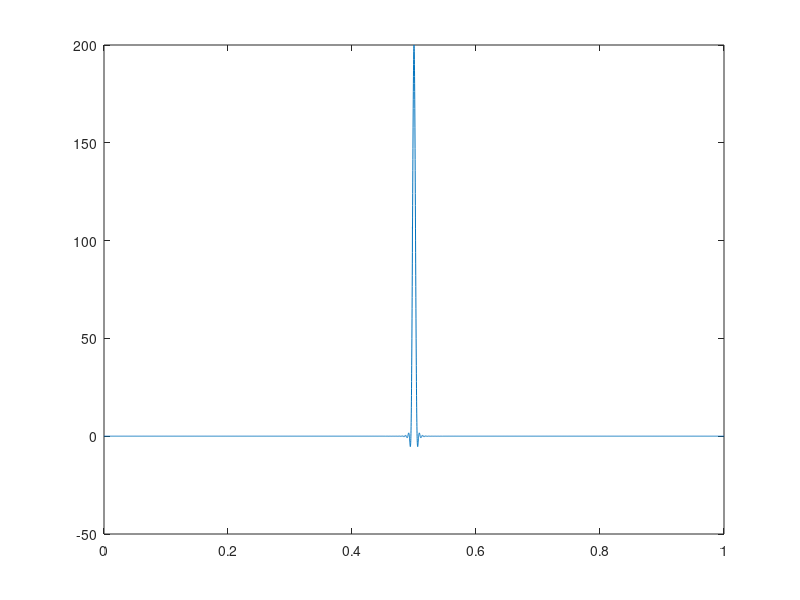
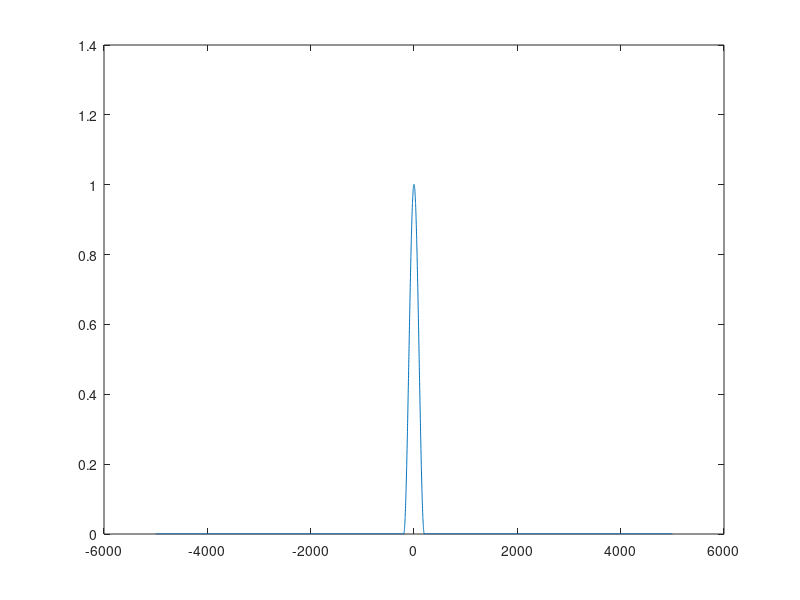

Here is the MATLAB script that generated these plots, in order:
clear;

fs = 10000;
ts = 1/fs;
start_time = 0;
stop_time = 1;
time = start_time:ts:stop_time;
N = length(time);
freq_axis = (linspace(-fs/2,fs/2, N));
raised_cosine_t = 200 * (cos(pi.*200.*(time - (-start_time + stop_time) ./ 2))./(1 - (2*200.*(time - (-start_time + stop_time) ./ 2)).^2)).*sinc(200.*(time - (-start_time + stop_time) ./ 2));
raised_cosine_f = abs(fftshift(fft(raised_cosine_t)/fs));
figure(1)
plot(time, raised_cosine_t)

figure(2)
plot(freq_axis, raised_cosine_f)